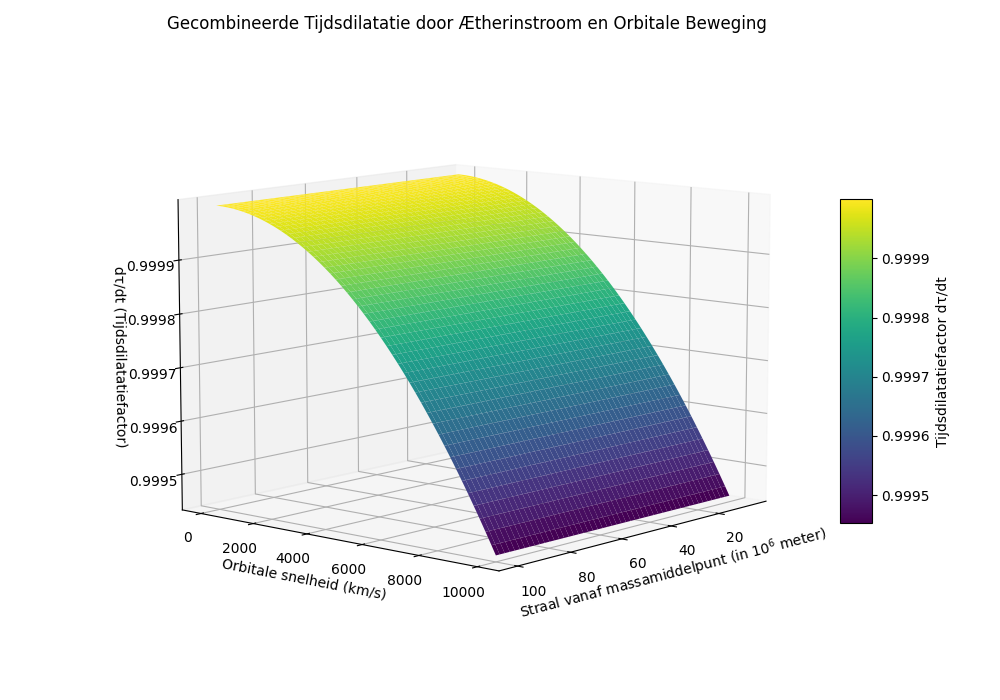

Source code (Python):
import matplotlib
matplotlib.use('TkAgg')  # Ensure it uses Tkinter backend
import numpy as np
import matplotlib.pyplot as plt

# Constants
G = 6.67430e-11  # gravitational constant, m^3/kg/s^2
M = 5.972e24     # mass of Earth, kg
c = 3.0e8        # speed of light, m/s

# Generate grid of radii (r) and orbital velocities (v)
r = np.linspace(6.4e6, 1.0e8, 200)  # from Earth's radius to far orbit
v = np.linspace(0, 1.0e7, 200)      # orbital velocities up to ~10,000 km/s

R, V = np.meshgrid(r, v)

# Gravitational inflow velocity (vg) and orbital velocity (vorb)
vg = np.sqrt(2 * G * M / R)
vrel = np.sqrt(V**2 + vg**2)  # Combined relative velocity (vector sum)

# Time dilation factor: dτ/dt = sqrt(1 - v_rel^2 / c^2)
time_dilation = np.sqrt(1 - (vrel**2) / c**2)
time_dilation = np.clip(time_dilation, 0, 1)  # prevent complex values

# Create a 3D surface plot
fig = plt.figure(figsize=(10, 7))
ax = fig.add_subplot(111, projection='3d')

surf = ax.plot_surface(R / 1e6, V / 1e3, time_dilation, cmap='viridis', edgecolor='none')

# Labels and titles
ax.set_title('Gecombineerde Tijdsdilatatie door Ætherinstroom en Orbitale Beweging', fontsize=12)
ax.set_xlabel('Straal vanaf massamiddelpunt (in $10^6$ meter)', fontsize=10)
ax.set_ylabel('Orbitale snelheid (km/s)', fontsize=10)
ax.set_zlabel('dτ/dt (Tijdsdilatatiefactor)', fontsize=10)
fig.colorbar(surf, ax=ax, shrink=0.5, aspect=10, label='Tijdsdilatatiefactor dτ/dt')

plt.tight_layout()
import os
script_name = os.path.splitext(os.path.basename(__file__))[0]
filename = f"{script_name}.png"
plt.savefig(filename, dpi=150)  # Save image with high resolution
plt.show()
